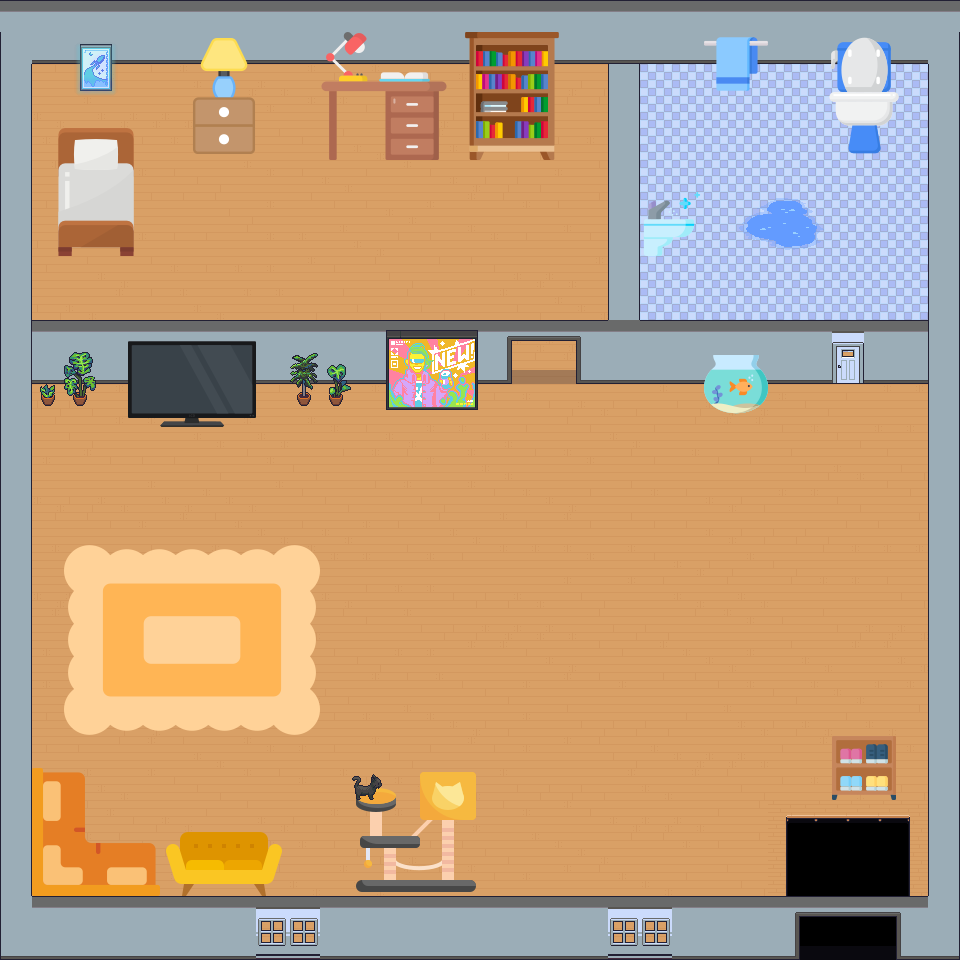

The image is a tile-based game level rendered from a .tmx file. Its description and source (layers, tilesets, objects; grid data summarised) follow:
An orthogonal 30x30 tile map with 32x32 px tiles, 4 tile layers (바닥, 벽, 가구1, 가구2), 31 tilesets and 7 objects (player, Key).

<map version="1.10" tiledversion="1.10.2" orientation="orthogonal" renderorder="right-down" width="30" height="30" tilewidth="32" tileheight="32" infinite="0" nextlayerid="17" nextobjectid="29">
 <editorsettings>
  <export target="../resources/maps/room.lua" format="lua" />
 </editorsettings>
 <tileset firstgid="1" name="Floor2" tilewidth="32" tileheight="32" tilecount="8160" columns="60">
  <image source="images/Floor2.png" width="1920" height="4352" />
 </tileset>
 <tileset firstgid="8161" name="Terrain" tilewidth="32" tileheight="32" tilecount="7840" columns="80">
  <image source="images/Terrain.png" width="2560" height="3136" />
 </tileset>
 <tileset firstgid="16001" name="Wall" tilewidth="32" tileheight="32" tilecount="8025" columns="25">
  <image source="images/Wall.png" width="800" height="10272" />
 </tileset>
 <tileset firstgid="24026" name="Exterior Decoration" tilewidth="32" tileheight="32" tilecount="5520" columns="40">
  <image source="images/Exterior Decoration.png" width="1280" height="4416" />
 </tileset>
 <tileset firstgid="29546" name="Plants" tilewidth="32" tileheight="32" tilecount="920" columns="20">
  <image source="images/Plants.png" width="640" height="1472" />
 </tileset>
 <tileset firstgid="30466" name="free-icon-single-bed-1421401" tilewidth="32" tileheight="32" tilecount="16" columns="4">
  <image source="images/free-icon-single-bed-1421401.png" width="128" height="128" />
 </tileset>
 <tileset firstgid="30482" name="free-icon-potty-5238431" tilewidth="32" tileheight="32" tilecount="16" columns="4">
  <image source="images/free-icon-potty-5238431.png" width="128" height="128" />
 </tileset>
 <tileset firstgid="30498" name="free-icon-bookshelf-1703124" tilewidth="32" tileheight="32" tilecount="16" columns="4">
  <image source="images/free-icon-bookshelf-1703124.png" width="128" height="128" />
 </tileset>
 <tileset firstgid="30514" name="free-icon-desk-4823906" tilewidth="32" tileheight="32" tilecount="16" columns="4">
  <image source="images/free-icon-desk-4823906.png" width="128" height="128" />
 </tileset>
 <tileset firstgid="30530" name="free-icon-bedside-lamp-15555408" tilewidth="32" tileheight="32" tilecount="16" columns="4">
  <image source="images/free-icon-bedside-lamp-15555408.png" width="128" height="128" />
 </tileset>
 <tileset firstgid="30546" name="free-icon-hair-wash-sink-4397908" tilewidth="32" tileheight="32" tilecount="16" columns="4">
  <image source="images/free-icon-hair-wash-sink-4397908.png" width="128" height="128" />
 </tileset>
 <tileset firstgid="30562" name="free-icon-towel-2729761" tilewidth="32" tileheight="32" tilecount="4" columns="2">
  <image source="images/free-icon-towel-2729761.png" width="64" height="64" />
 </tileset>
 <tileset firstgid="30566" name="free-icon-sink-5532276 (1)" tilewidth="32" tileheight="32" tilecount="4" columns="2">
  <image source="images/free-icon-sink-5532276 (1).png" width="64" height="64" />
 </tileset>
 <tileset firstgid="30570" name="free-icon-shoe-rack-3609531" tilewidth="32" tileheight="32" tilecount="4" columns="2">
  <image source="images/free-icon-shoe-rack-3609531.png" width="64" height="64" />
 </tileset>
 <tileset firstgid="30574" name="free-icon-end-table-8812022" tilewidth="32" tileheight="32" tilecount="16" columns="4">
  <image source="images/free-icon-end-table-8812022.png" width="128" height="128" />
 </tileset>
 <tileset firstgid="30590" name="free-icon-armchair-5488448" tilewidth="32" tileheight="32" tilecount="4" columns="2">
  <image source="images/free-icon-armchair-5488448.png" width="64" height="64" />
 </tileset>
 <tileset firstgid="30594" name="free-icon-television-261602 (1)" tilewidth="32" tileheight="32" tilecount="16" columns="4">
  <image source="images/free-icon-television-261602 (1).png" width="128" height="128" />
 </tileset>
 <tileset firstgid="30610" name="free-icon-sofa-4152740" tilewidth="32" tileheight="32" tilecount="16" columns="4">
  <image source="images/free-icon-sofa-4152740.png" width="128" height="128" />
 </tileset>
 <tileset firstgid="30626" name="free-icon-sofa-1678863" tilewidth="32" tileheight="32" tilecount="16" columns="4">
  <image source="images/free-icon-sofa-1678863.png" width="128" height="128" />
 </tileset>
 <tileset firstgid="30642" name="free-icon-sofa-2361649" tilewidth="32" tileheight="32" tilecount="16" columns="4">
  <image source="images/free-icon-sofa-2361649.png" width="128" height="128" />
 </tileset>
 <tileset firstgid="30658" name="free-icon-blanket-187593" tilewidth="32" tileheight="32" tilecount="64" columns="8">
  <image source="images/free-icon-blanket-187593.png" width="256" height="256" />
 </tileset>
 <tileset firstgid="30722" name="free-icon-doormat-8106951" tilewidth="32" tileheight="32" tilecount="64" columns="8">
  <image source="images/free-icon-doormat-8106951.png" width="256" height="256" />
 </tileset>
 <tileset firstgid="30786" name="free-icon-cat-house-6774433" tilewidth="32" tileheight="32" tilecount="16" columns="4">
  <image source="images/free-icon-cat-house-6774433.png" width="128" height="128" />
 </tileset>
 <tileset firstgid="30802" name="free-icon-fishbowl-1650548" tilewidth="32" tileheight="32" tilecount="4" columns="2">
  <image source="images/free-icon-fishbowl-1650548.png" width="64" height="64" />
 </tileset>
 <tileset firstgid="30806" source="images/hud_spritesheet.tsx" />
 <tileset firstgid="30870" source="images/scroll.tsx" />
 <tileset firstgid="30871" source="book_ice.tsx" />
 <tileset firstgid="30872" source="book_light.tsx" />
 <tileset firstgid="30873" source="book_dark.tsx" />
 <tileset firstgid="30874" source="book_fire.tsx" />
 <tileset firstgid="30875" source="../images/hud_keyYellow.tsx" />
 <layer id="1" name="바닥" width="30" height="30">
  <data>[900 cells, 886 non-empty, 13 distinct tile ids]</data>
 </layer>
 <layer id="3" name="벽" width="30" height="30">
  <data>[900 cells, 236 non-empty, 21 distinct tile ids]</data>
 </layer>
 <layer id="5" name="가구1" width="30" height="30">
  <data>[900 cells, 212 non-empty, 186 distinct tile ids]</data>
 </layer>
 <layer id="6" name="가구2" width="30" height="30">
  <data>[900 cells, 13 non-empty, 13 distinct tile ids]</data>
 </layer>
 <objectgroup id="13" name="Objects">
  <object id="19" template="images/book_dark.tx" x="448" y="479.667" />
  <object id="20" template="images/book_fire.tx" x="608" y="479.5" />
  <object id="21" template="images/book_ice.tx" x="448" y="576.833" />
  <object id="22" template="images/book_light.tx" x="608" y="575.333" />
  <object id="25" name="player" x="159" y="508.833" width="32" height="32.3333" />
  <object id="26" gid="30873" x="320" y="479.333" width="32" height="32">
   <properties>
    <property name="bookType" value="Dark" />
   </properties>
  </object>
  <object id="28" name="Key" gid="30875" x="339.333" y="157.333" width="44" height="40" />
 </objectgroup>
</map>
